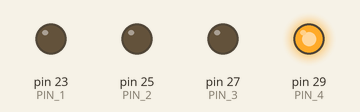
The sketch below on a simulated Arduino Mega 2560, built with avr-gcc and run on an emulated ATmega2560. Parts: output pins drawn as LEDs (lit = HIGH).

Above: at 0.1 s.
At 4.1 s:
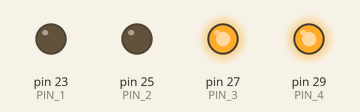
At 10.1 s:
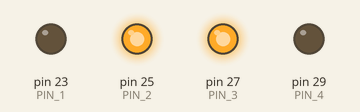
At 20.1 s:
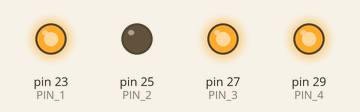
At 28.1 s:
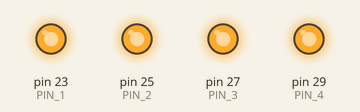
At 39.1 s:
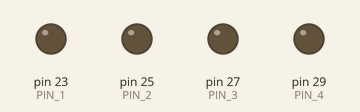
Timing chart, 0 to 40.0 s (numbered marks = the images above):
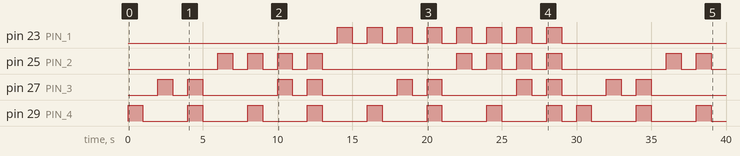

The sketch:

binary_counter.ino
```cpp
int PIN_1 = 23;
int PIN_2 = 25;
int PIN_3 = 27;
int PIN_4 = 29;

int counter = 0;

void setup() {
  pinMode(PIN_1, OUTPUT);
  pinMode(PIN_2, OUTPUT);
  pinMode(PIN_3, OUTPUT);
  pinMode(PIN_4, OUTPUT);
}

void loop() {

  ++counter;

  int remainder = counter;

  if (remainder >= 8) {
    digitalWrite(PIN_1, HIGH);
    remainder = remainder - 8;
  } else {
    digitalWrite(PIN_1, LOW);
  }

  if (remainder >= 4) {
    digitalWrite(PIN_2, HIGH);
    remainder = remainder - 4;
  } else {
    digitalWrite(PIN_2, LOW);
  }

  if (remainder >= 2) {
    digitalWrite(PIN_3, HIGH);
    remainder = remainder - 2;
  } else {
    digitalWrite(PIN_3, LOW);
  }

  if (remainder >= 1) {
    digitalWrite(PIN_4, HIGH);
    remainder = remainder - 1;
  } else {
    digitalWrite(PIN_4, LOW);
  }

  delay(1000);

  digitalWrite(PIN_1, LOW);
  digitalWrite(PIN_2, LOW);
  digitalWrite(PIN_3, LOW);
  digitalWrite(PIN_4, LOW);

  delay(1000);

  if (counter == 15) {
    counter = 0;
  }
}
```

Measured:
- by itself, pin 23 (PIN_1): LOW → HIGH at 14.0 s, → LOW 1.0 s later, → HIGH 1.0 s later, → LOW 1.0 s later, … (16 changes in this stretch)
- by itself, pin 25 (PIN_2): LOW → HIGH at 6.0 s, → LOW 1.0 s later, → HIGH 1.0 s later, → LOW 1.0 s later, … (20 changes in this stretch)
- by itself, pin 27 (PIN_3): LOW → HIGH at 2.0 s, → LOW 1.0 s later, → HIGH 1.0 s later, → LOW 1.0 s later, … (20 changes in this stretch)
- by itself, pin 29 (PIN_4): LOW → HIGH at 0.00 s, → LOW 1.0 s later, → HIGH 3.0 s later, → LOW 1.0 s later, … (22 changes in this stretch)
